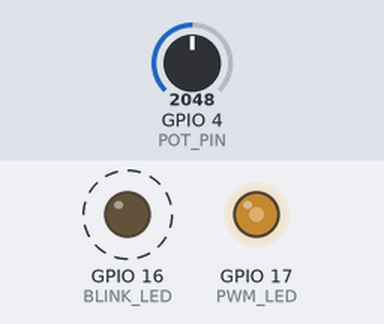
Recording of a sketch running on a simulated ESP32. On the bench: output pins drawn as LEDs (lit = HIGH). Dashed ring = blinking. The inputs (shaded band) are chosen by the test bench; at power-on: GPIO 4 (POT_PIN) = 2048.

Above: at 1.2 s.
1.3 s: GPIO 4 (POT_PIN) set to 2866
At 1.75 s:
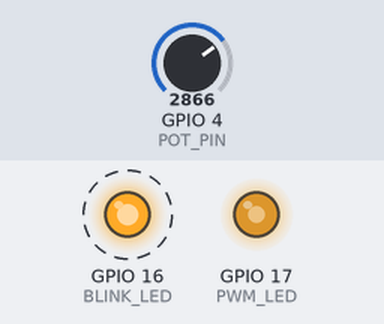
4.3 s: GPIO 4 (POT_PIN) set to 3603
At 4.75 s:
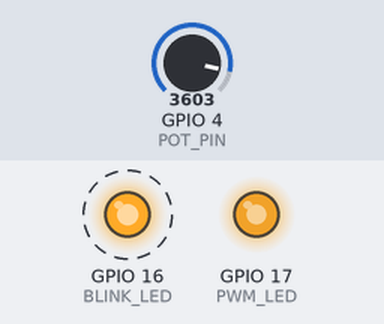
7.3 s: GPIO 4 (POT_PIN) set to 491
At 7.75 s:
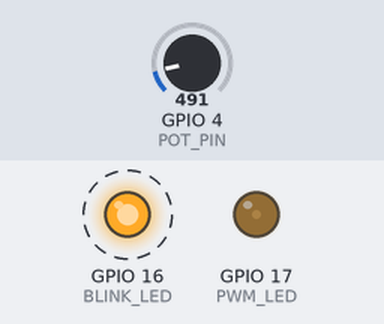
10.3 s: GPIO 4 (POT_PIN) set to 0
At 10.75 s:
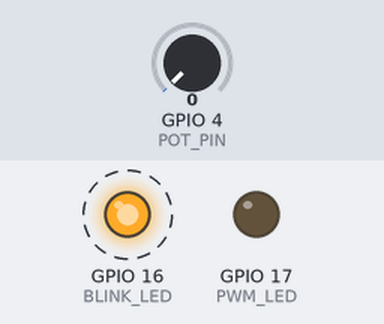
13.3 s: GPIO 4 (POT_PIN) set to 2047
At 13.75 s:
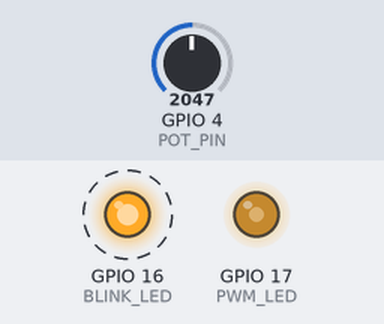
Timing chart, 0 to 17.3 s (numbered marks = the images above; inputs shaded):
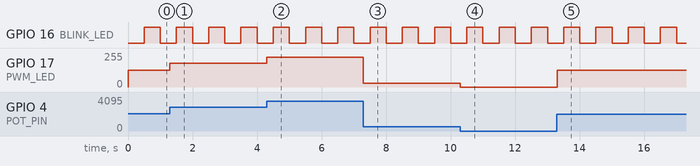

The sketch:

PWMLED.ino
```cpp
#include <Arduino.h>

#define BLINK_LED 16 // GPIO16 (RXD 2)
#define PWM_LED 17 // GPIO17 (TXD 2)
#define POT_PIN 4 // GPIO_4

bool ledState = false; // tracks LED on/off state
unsigned long lastBlink = 0; // for blink timing

void setup() {
  Serial.begin(115200); // start serial monitor for debugging

  pinMode(BLINK_LED, OUTPUT); // setup blink LED as output

  ledcAttach(PWM_LED, 5000, 8); // attach PWM LED at 5kHz with 8-bit resolution
}

void loop() {
  int potValue = analogRead(POT_PIN); // read potentiometer (0–4095)
  int brightness = map(potValue, 0, 4095, 0, 255); // map to 8-bit range

  ledcWrite(PWM_LED, brightness); // update PWM LED brightness

  if (millis() - lastBlink >= 500) { // check if 500ms passed
    ledState = !ledState; // toggle LED state
    digitalWrite(BLINK_LED, ledState); // update blink LED
    lastBlink = millis(); // reset blink timer
  }
}
```

Measured:
- after the input at 1.3 s, GPIO 17 (PWM_LED): 127/255 → 177/255 at once
- after the input at 4.3 s, GPIO 17 (PWM_LED): 177/255 → 223/255 at once
- after the input at 7.3 s, GPIO 17 (PWM_LED): 223/255 → 30/255 at once
- after the input at 10.3 s, GPIO 17 (PWM_LED): 30/255 → 0/255 at once
- after the input at 13.3 s, GPIO 17 (PWM_LED): 0/255 → 127/255 at once
- by itself, GPIO 16 (BLINK_LED): alternates HIGH for 0.50 s and LOW for 0.50 s
